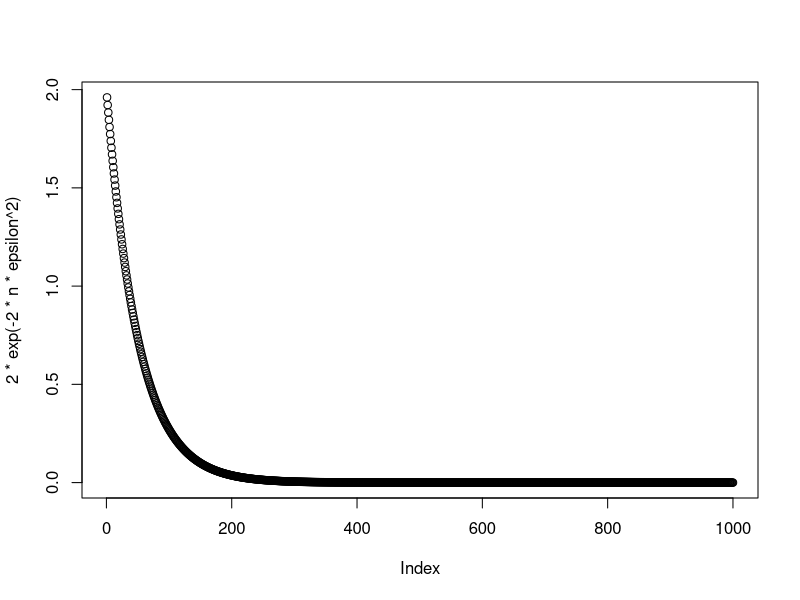

Generate this figure with R:
n = 1:1000

# we accept here an error of 0.1 for epsilon
# difference between expected risk and empirical risk?
epsilon = 0.1

# possivel ver como conforme n aumenta, temos 
# uma menor diferenca entre o Risco Empirico e o 
# Risco Verdadeiro 
# Quanto menor for este erro, maior sera o poder de generalizacao 
# do modelo 

# this here is the probability that 
# the empirical risk minus the true risk is 
# greater than epsilon
plot(2*exp(-2*n*epsilon^2))
